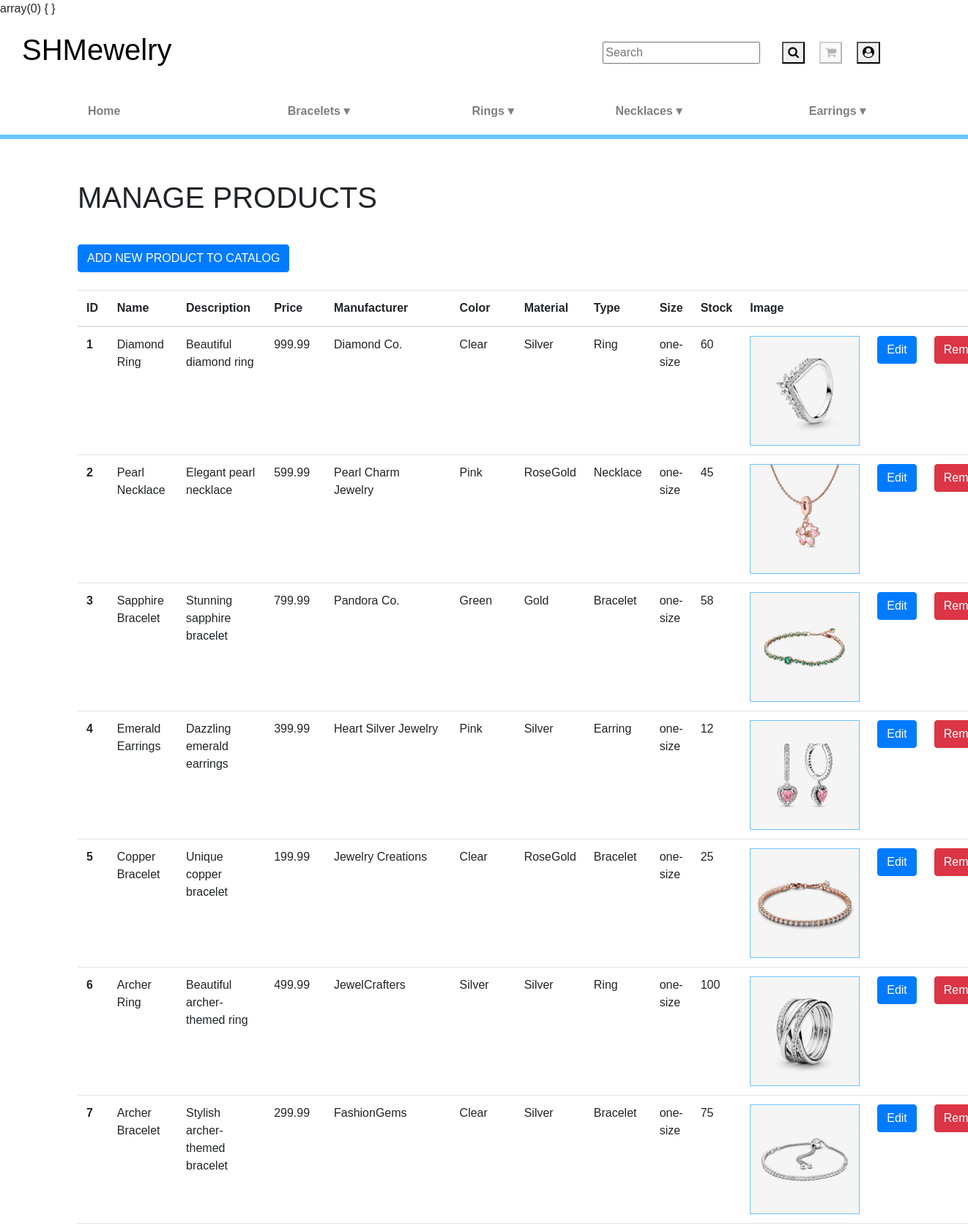
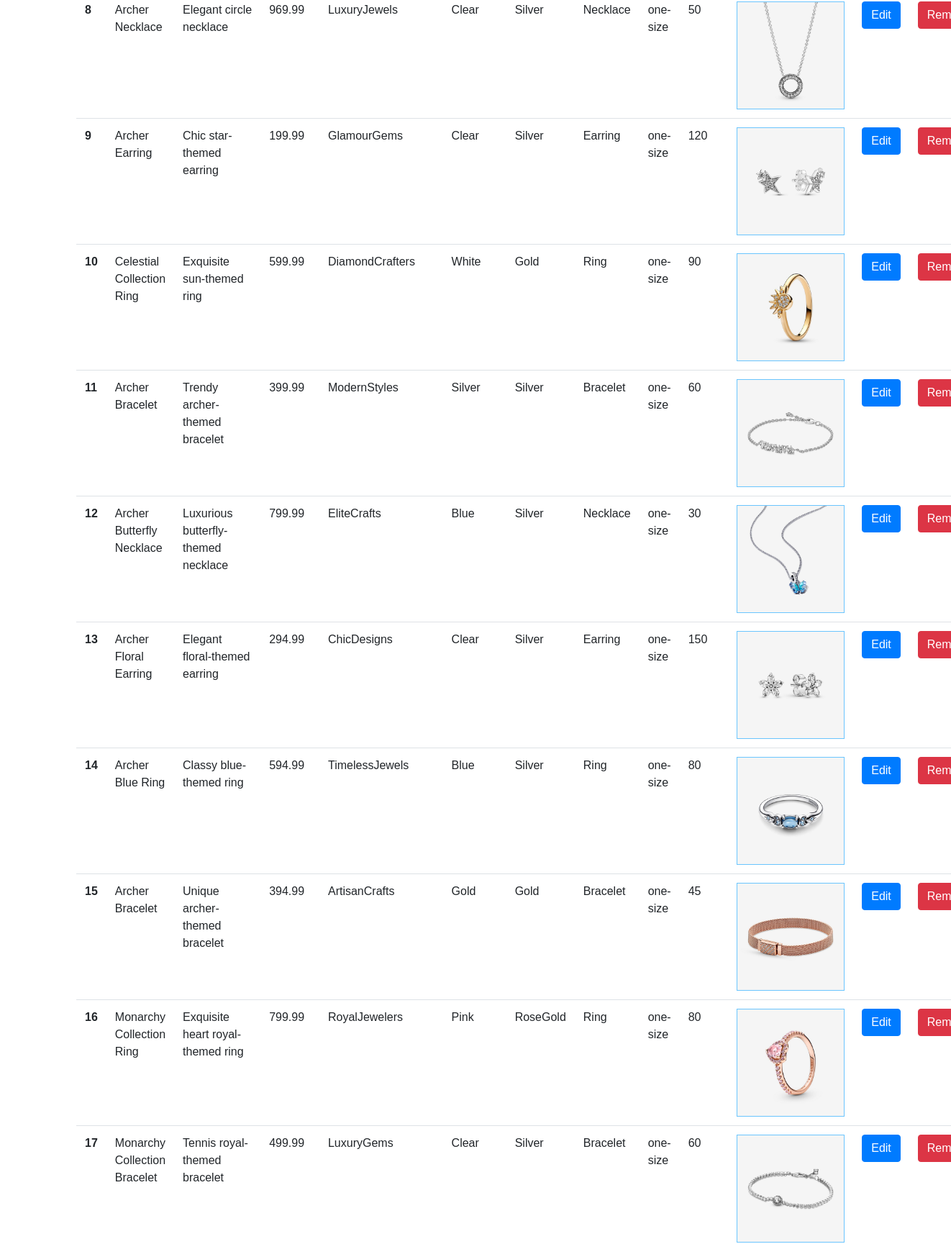
Page /index.php?controller=product&action=list (upper part) on the committed database (2 pictures, top to bottom).
### tables this page shows
CREATE TABLE PRODUCT (
    PRODUCT_ID INT AUTO_INCREMENT PRIMARY KEY,
    NAME VARCHAR(35),
    DESCRIPTION TEXT,
    PRICE DECIMAL(10, 2),
    MANUFACTURER VARCHAR(35),
    COLOR VARCHAR(35),
    MATERIAL VARCHAR(35),
    TYPE VARCHAR(35),
    SIZE VARCHAR(50),
    STOCK INT,
    PRODUCT_IMAGE VARCHAR(255)
);

### Models/Product.php (called while the page is built, shortened)
<?php
include_once(__DIR__ . '/../db_connection.php');
class Product{
public static function list() {
    global $conn;
    $sql = 'SELECT * FROM `PRODUCT`';
    $stmt = $conn->prepare($sql);
    $stmt->execute();
    $result = $stmt->get_result();
    return $result->fetch_all(MYSQLI_ASSOC);
}
}
?>

### Views/Product/list.php (the view, shortened to what this page needs)
<!DOCTYPE html>
<html lang="en">
<head>
    <link rel="stylesheet" href="https://cdn.jsdelivr.net/npm/bootstrap@4.0.0/dist/css/bootstrap.min.css">
</head>
<body>
    <?php include_once __DIR__ . "/../../navbar.php"; ?>
    <div class="container">
        <h1 class="py-2">MANAGE PRODUCTS</h1>
        <form method="post" action="index.php?controller=product&action=add">
            <button type="submit" class="btn btn-primary" name="add">ADD NEW PRODUCT TO CATALOG</button>
        </form>
        <table class="table">
            <thead>
                <tr>
                    <th scope="col">ID</th>
                    <th scope="col">Name</th>
                    <th scope="col" class="col-md-3">Description</th>
                    <th scope="col">Price</th>
                    <th scope="col">Manufacturer</th>
                    <th scope="col">Color</th>
                    <th scope="col">Material</th>
                    <th scope="col">Type</th>
                    <th scope="col">Size</th>
                    <th scope="col">Stock</th>
                    <th scope="col" class="col-md-3">Image</th>
                    <th scope="col"></th>
                    <th scope="col"></th>
                </tr>
            </thead>
            <tbody>
                <?php
                if (isset($data) && is_array($data) && !empty($data)) {
                    foreach ($data as $product) {
                        echo '<tr>
                            <th scope="row">' . $product['PRODUCT_ID'] . '</th>
                            <td>' . $product['NAME'] . '</td>
                            <td>' . $product['DESCRIPTION'] . '</td>
                            <td>' . $product['PRICE'] . '</td>
                            <td>' . $product['MANUFACTURER'] . '</td>
                            <td>' . $product['COLOR'] . '</td>
                            <td>' . $product['MATERIAL'] . '</td>
                            <td>' . $product['TYPE'] . '</td>
                            <td>' . $product['SIZE'] . '</td>
                            <td>' . $product['STOCK'] . '</td>';
                            if (empty($product['PRODUCT_IMAGE'])) {
                                echo '<td>'.$product['PRODUCT_IMAGE'].'</td>';
                            } else {
                                echo '<td><img src="/SHMewelry/assets/images/' . $product['PRODUCT_IMAGE'] . '" alt="' . $product['PRODUCT_IMAGE'] . '" width="150" style="border: 1px solid #6ac5fe;"></td>';
                            }
                            echo '<td>
                            <form method="post" action="index.php?controller=product&action=edit&id=' . $product['PRODUCT_ID'] . '">
                                <input type="hidden" name="product_id" value="' . $product['PRODUCT_ID'] . '">
                                <button type="submit" class="btn btn-primary" name="edit">Edit</button>
                            </form>
                            </td>
                            <td>
                            <form method="post" action="index.php?controller=product&action=delete">
                                <input type="hidden" name="product_id" value="' . $product['PRODUCT_ID'] . '">
                                <button type="submit" class="btn btn-danger" name="delete">Remove</button>
                            </form>
                            </td>
                        </tr>';
                    }
                } else {
                    echo '<tr><td colspan="13">No data available</td></tr>';
                }
                ?>
            </tbody>
        </table>
    </div>
</body>
</html>

### CSS/style.css (style rules this page uses)
html, body { height: 100%; margin: 0; }
body { display: flex; flex-direction: column; font-family: Arial, sans-serif; margin: 0; padding: 0; background-color: #fff; overflow-x: hidden; }
table { border-collapse: collapse; width: 100%; }
table td { max-width: 100%; flex-direction: column; align-items: center; }
th, td { padding: 10px; }

### CSS/shared.css (style rules this page uses)
html, body { height: 100%; margin: 0; }
body { display: flex; flex-direction: column; }

### rows in the picture
product: PRODUCT_ID "1", NAME "Diamond Ring", DESCRIPTION "Beautiful diamond ring", PRICE "999.99", MANUFACTURER "Diamond Co.", COLOR "Clear", MATERIAL "Silver", TYPE "Ring", SIZE "one-size", STOCK "60", PRODUCT_IMAGE (picture)
product: PRODUCT_ID "2", NAME "Pearl Necklace", DESCRIPTION "Elegant pearl necklace", PRICE "599.99", MANUFACTURER "Pearl Charm Jewelry", COLOR "Pink", MATERIAL "RoseGold", TYPE "Necklace", SIZE "one-size", STOCK "45", PRODUCT_IMAGE (picture)
product: PRODUCT_ID "3", NAME "Sapphire Bracelet", DESCRIPTION "Stunning sapphire bracelet", PRICE "799.99", MANUFACTURER "Pandora Co.", COLOR "Green", MATERIAL "Gold", TYPE "Bracelet", SIZE "one-size", STOCK "58", PRODUCT_IMAGE (picture)
product: PRODUCT_ID "4", NAME "Emerald Earrings", DESCRIPTION "Dazzling emerald earrings", PRICE "399.99", MANUFACTURER "Heart Silver Jewelry", COLOR "Pink", MATERIAL "Silver", TYPE "Earring", SIZE "one-size", STOCK "12", PRODUCT_IMAGE (picture)
product: PRODUCT_ID "5", NAME "Copper Bracelet", DESCRIPTION "Unique copper bracelet", PRICE "199.99", MANUFACTURER "Jewelry Creations", COLOR "Clear", MATERIAL "RoseGold", TYPE "Bracelet", SIZE "one-size", STOCK "25", PRODUCT_IMAGE (picture)
product: PRODUCT_ID "6", NAME "Archer Ring", DESCRIPTION "Beautiful archer-themed ring", PRICE "499.99", MANUFACTURER "JewelCrafters", COLOR "Silver", MATERIAL "Silver", TYPE "Ring", SIZE "one-size", STOCK "100", PRODUCT_IMAGE (picture)
product: PRODUCT_ID "7", NAME "Archer Bracelet", DESCRIPTION "Stylish archer-themed bracelet", PRICE "299.99", MANUFACTURER "FashionGems", COLOR "Clear", MATERIAL "Silver", TYPE "Bracelet", SIZE "one-size", STOCK "75", PRODUCT_IMAGE (picture)
product: PRODUCT_ID "8", NAME "Archer Necklace", DESCRIPTION "Elegant circle necklace", PRICE "969.99", MANUFACTURER "LuxuryJewels", COLOR "Clear", MATERIAL "Silver", TYPE "Necklace", SIZE "one-size", STOCK "50", PRODUCT_IMAGE (picture)
product: PRODUCT_ID "9", NAME "Archer Earring", DESCRIPTION "Chic star-themed earring", PRICE "199.99", MANUFACTURER "GlamourGems", COLOR "Clear", MATERIAL "Silver", TYPE "Earring", SIZE "one-size", STOCK "120", PRODUCT_IMAGE (picture)
product: PRODUCT_ID "10", NAME "Celestial Collection Ring", DESCRIPTION "Exquisite sun-themed ring", PRICE "599.99", MANUFACTURER "DiamondCrafters", COLOR "White", MATERIAL "Gold", TYPE "Ring", SIZE "one-size", STOCK "90", PRODUCT_IMAGE (picture)
product: PRODUCT_ID "11", NAME "Archer Bracelet", DESCRIPTION "Trendy archer-themed bracelet", PRICE "399.99", MANUFACTURER "ModernStyles", COLOR "Silver", MATERIAL "Silver", TYPE "Bracelet", SIZE "one-size", STOCK "60", PRODUCT_IMAGE (picture)
product: PRODUCT_ID "12", NAME "Archer Butterfly Necklace", DESCRIPTION "Luxurious butterfly-themed necklace", PRICE "799.99", MANUFACTURER "EliteCrafts", COLOR "Blue", MATERIAL "Silver", TYPE "Necklace", SIZE "one-size", STOCK "30", PRODUCT_IMAGE (picture)
product: PRODUCT_ID "13", NAME "Archer Floral Earring", DESCRIPTION "Elegant floral-themed earring", PRICE "294.99", MANUFACTURER "ChicDesigns", COLOR "Clear", MATERIAL "Silver", TYPE "Earring", SIZE "one-size", STOCK "150", PRODUCT_IMAGE (picture)
product: PRODUCT_ID "14", NAME "Archer Blue Ring", DESCRIPTION "Classy blue-themed ring", PRICE "594.99", MANUFACTURER "TimelessJewels", COLOR "Blue", MATERIAL "Silver", TYPE "Ring", SIZE "one-size", STOCK "80", PRODUCT_IMAGE (picture)
product: PRODUCT_ID "15", NAME "Archer Bracelet", DESCRIPTION "Unique archer-themed bracelet", PRICE "394.99", MANUFACTURER "ArtisanCrafts", COLOR "Gold", MATERIAL "Gold", TYPE "Bracelet", SIZE "one-size", STOCK "45", PRODUCT_IMAGE (picture)
product: PRODUCT_ID "16", NAME "Monarchy Collection Ring", DESCRIPTION "Exquisite heart royal-themed ring", PRICE "799.99", MANUFACTURER "RoyalJewelers", COLOR "Pink", MATERIAL "RoseGold", TYPE "Ring", SIZE "one-size", STOCK "80", PRODUCT_IMAGE (picture)
product: PRODUCT_ID "17", NAME "Monarchy Collection Bracelet", DESCRIPTION "Tennis royal-themed bracelet", PRICE "499.99", MANUFACTURER "LuxuryGems", COLOR "Clear", MATERIAL "Silver", TYPE "Bracelet", SIZE "one-size", STOCK "60", PRODUCT_IMAGE (picture)
